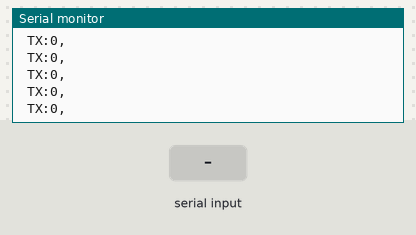
Recording of a sketch running on a simulated Arduino Uno, built with avr-gcc and run on an emulated ATmega328P. Shown: the last lines printed to the serial monitor. The test bench sets the inputs (shaded band).

Above: at 1.2 s.
1.3 s: "90,45,200\n" received over Serial
At 1.9 s:
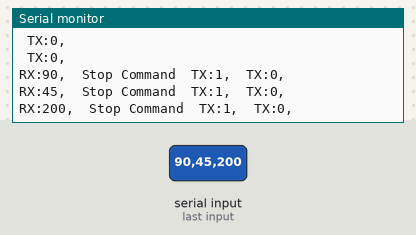
2.9 s: "90,45\n" received over Serial
At 3.8 s:
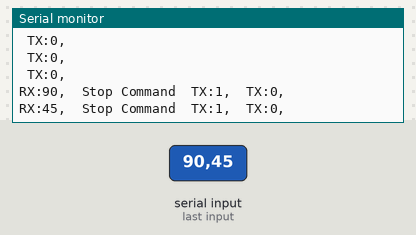
5.9 s: "30,150,10\n" received over Serial
At 6.8 s:
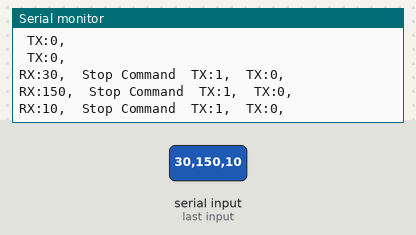
8.9 s: "200\n" received over Serial
At 9.5 s:
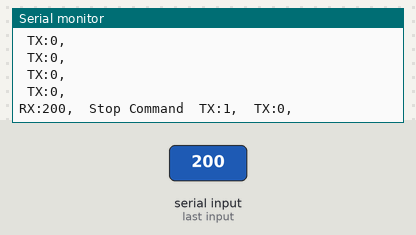
11.9 s: "1,90\n" received over Serial
At 12.8 s:
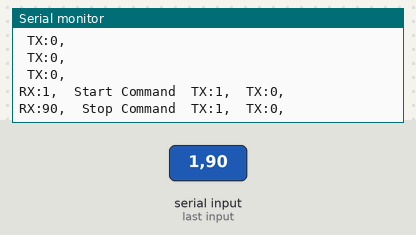
Timing chart, 0 to 14.9 s (numbered marks = the images above; inputs shaded):
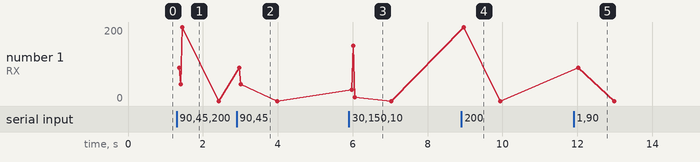

Measured:
- after the input at 1.3 s, the serial monitor: prints a new line after 0.07 s (image 1)
- after the input at 5.9 s, the serial monitor: prints a new line after 0.08 s (image 3)
- after the input at 8.9 s, the serial monitor: prints a new line after 0.07 s (image 4)
- after the input at 11.9 s, the serial monitor: prints a new line after 0.08 s (image 5)

The sketch:

telecommand.ino
```cpp
/*
   Filename: Rover Top Module
   Authors: Shilpa R. , Niladri Dutta, Varshini K, Rahul Rathode
   Description: Code written for autonomous rover during a Team Indus Rover Workshop, June 2018
   Date Created: 26-06-2018
   Version Info:
    0.1 Base Version
*/


// Header Files
#include "telecommunication.h"

telecommunication tc;

void setup() {
  tc.initialize_telecommunication();
}

void loop() {
  tc.telecommunication_unittest();

}
```

display.h
```cpp
#ifndef DISPLAY_H
#define DISPLAY_H

// Display Functions

void disp(String str)
{
  Serial.print(str);
}

void displn(String str)
{
  Serial.println(str);
}
#endif
```

telecommunication.h
```cpp
/*
   Filename: Rover Top Module
   Authors: Shilpa R. , Niladri Dutta, Varshini K, Rahul Rathode
   Description: Code written for autonomous rover during a Team Indus Rover Workshop, June 2018
   Date Created: 26-06-2018
   Version Info:
    0.1 Base Version
*/
#ifndef TELECOMMUNICATION_H
#define TELECOMMUNICATION_H

//Header Files
#include "display.h"


#define TELECOMMUNICATION_UNITTEST

// Commands
#define NO_COMMAND -1
#define STOP 0
#define START 1
#define GOAL_COORDINATES 2

// Heartbeat Configuration
#define HEARTBEAT 99
#define NO_HEARTBEAT 0

// Telemetry Data Configuration
#define NUM_TELEMETRY_DATA 11

#define MODE 0
#define X_G 1
#define Y_G 2
#define X 3
#define Y 4
#define AO_X 5
#define AO_Y 6
#define AO_Z 7
#define RANGE_1 8
#define RANGE_2 9
#define RANGE_3 10

class telecommunication
{
  private:
    int delta_data = 0xFF;
  public:
    void initialize_telecommunication(int baud = 9600)
    {
      Serial.begin(baud);
      delta_data = 0xFF;
    }
    // Constructor
    telecommunication()
    {
      initialize_telecommunication();
    }

    // Read Command
    int read_command()
    {
      int command = NO_COMMAND;
      if (Serial.available() > 0)
      {
        command = Serial.parseInt();
#ifdef TELECOMMUNICATION_UNITTEST
        disp("RX:");
        disp(String(command));
        disp(", ");
#endif
      }
      return command;
    }
    // Read Goal Coordinates
    void read_goal_coordinates(float &x, float &y)
    {
      x = Serial.parseFloat();
      y = Serial.parseFloat();

#ifdef TELECOMMUNICATION_UNITTEST
      displn(String(x));
      displn(String(y));
#endif

    }
    //
    void update_delta(int data_pos)
    {
      delta_data |= (1 << data_pos);
    }

    void transmit_data(int data)
    {
      //Serial.write(data);

#ifdef TELECOMMUNICATION_UNITTEST
      disp(" TX:");
      disp(String(data));
      disp(", ");
#endif
    }
    void transmit_data(float data)
    {
      //Serial.write((int)data);

#ifdef TELECOMMUNICATION_UNITTEST
      disp(" TX:");
      disp(String(data));
      disp(", ");
#endif
    }

    int telecommand(float &x_g, float &y_g)
    {
      int command = read_command();
      if (command != NO_COMMAND)
      {
        switch (command)
        {
          case STOP:

#ifdef TELECOMMUNICATION_UNITTEST
            disp(" Stop Command ");
#endif
            update_delta(MODE);
            break;
          case START:

#ifdef TELECOMMUNICATION_UNITTEST
            disp(" Start Command ");
#endif
            update_delta(MODE);
            break;
          case GOAL_COORDINATES:
            read_goal_coordinates(x_g, y_g);
            update_delta(X_G);
            update_delta(Y_G);
            break;
          default:

#ifdef TELECOMMUNICATION_UNITTEST
            disp(" Stop Command ");
#endif
            update_delta(MODE);
        }
      }
      return command;
    }


    void telemetry(int mode, float x, float y, float x_g, float y_g, float yaw, float pitch, float roll, float rangefinder_distance_1, float rangefinder_distance_2, float rangefinder_distance_3)
    {
      transmit_data(this->delta_data);
      for (int index = 0; index < NUM_TELEMETRY_DATA; ++index)
      {
        if ((this->delta_data & (1 << index)) > 0)
        {
          switch (index)
          {
            case MODE     : transmit_data(mode); break;
            case X_G      : transmit_data(x_g); break;
            case Y_G      : transmit_data(y_g); break;
            case X        : transmit_data(x); break;
            case Y        : transmit_data(y); break;
            case AO_X     : transmit_data(roll); break;
            case AO_Y     : transmit_data(pitch); break;
            case AO_Z     : transmit_data(yaw); break;
            case RANGE_1  : transmit_data(rangefinder_distance_1); break;
            case RANGE_2  : transmit_data(rangefinder_distance_2); break;
            case RANGE_3  : transmit_data(rangefinder_distance_3); break;
          }
        }
      }
      delta_data = 0;
    }

    int heartbeat()
    {
      transmit_data(HEARTBEAT);
      //delay(1);
      if (read_command() != NO_COMMAND)
      {
#ifdef TELECOMMUNICATION_UNITTEST
        disp(String(HEARTBEAT));
#endif
        return HEARTBEAT;
      }
#ifdef TELECOMMUNICATION_UNITTEST
      disp(String(NO_HEARTBEAT));
#endif
      return NO_HEARTBEAT;
    }


#ifdef TELECOMMUNICATION_UNITTEST
    void telecommunication_unittest()
    {
      int mode;
      float yaw, x, y, x_g, y_g;
      float pitch,  roll, rangefinder_distance_1, rangefinder_distance_2, rangefinder_distance_3;

      telecommand(x_g,y_g);
      telemetry(mode, x, y, x_g, y_g, yaw, pitch, roll, rangefinder_distance_1, rangefinder_distance_2, rangefinder_distance_3);
      //heartbeat();
      displn(" ");
    }
#endif

};


#endif
```
